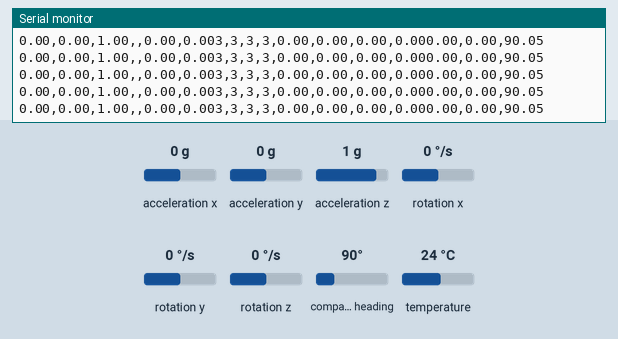
Simulated run of this sketch. Board: Arduino Uno, built with avr-gcc and run on an emulated ATmega328P. On the bench: the last lines printed to the serial monitor. Inputs (shaded band) come from the test bench; at power-on: acceleration x 0 g, acceleration z 1 g, acceleration y 0 g, rotation x 0 °/s, rotation y 0 °/s, rotation z 0 °/s, compass heading 90°, temperature 24 °C.

Above: at 2.2 s.
2.3 s: acceleration x set to -1.4 g
At 2.34 s:
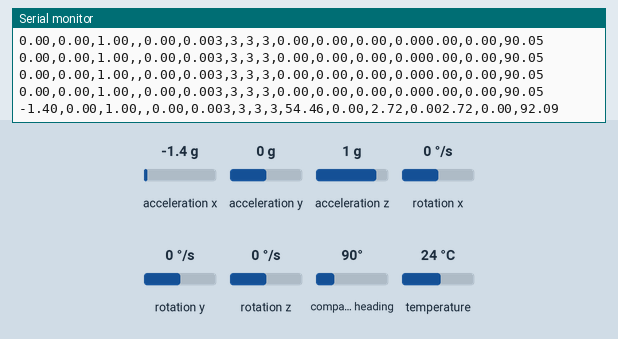
3.8 s: acceleration z set to -1.4 g
At 3.9 s:
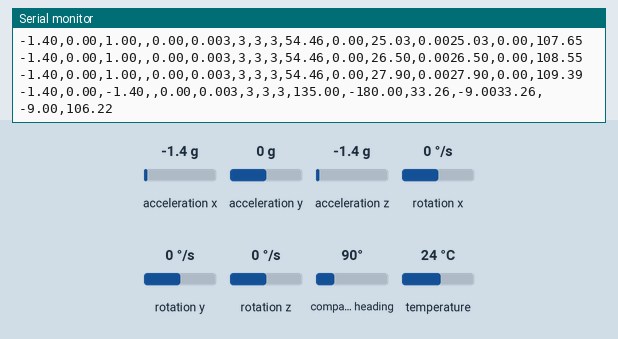
6.8 s: acceleration y set to -1.4 g
At 6.91 s:
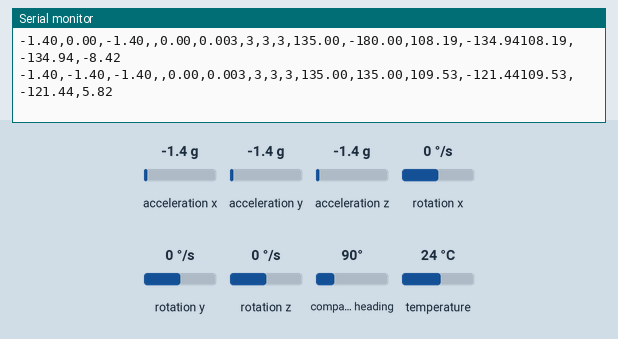
8.3 s: rotation x set to -192 °/s
At 8.36 s:
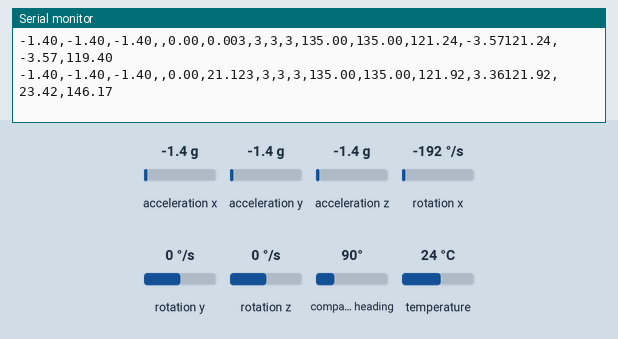
9.8 s: rotation y set to -192 °/s
At 9.81 s:
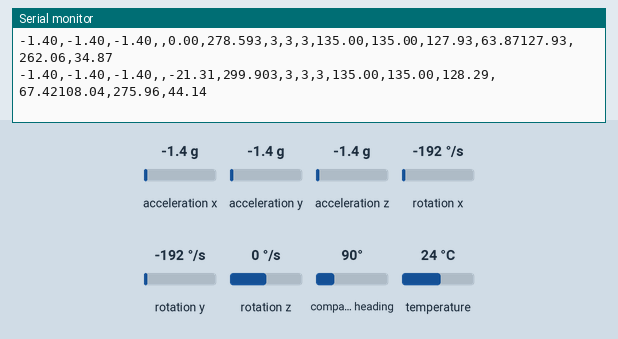
Timing chart, 0 to 12.3 s (numbered marks = the images above; inputs shaded):
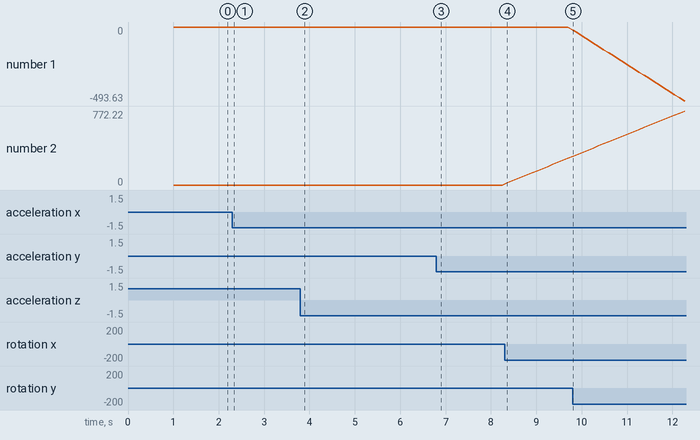

Measured:
- after the input at 2.3 s, the serial monitor: prints a new line at once (image 1)
- after the input at 3.8 s, the serial monitor: prints a new line after 0.10 s (image 2)
- after the input at 6.8 s, the serial monitor: prints a new line after 0.11 s (image 3)
- after the input at 8.3 s, the serial monitor: prints a new line after 0.06 s (image 4)
- after the input at 9.8 s, the serial monitor: prints a new line at once (image 5)
- plotted number 1: 0 → -493.63 after the input at 9.8 s
- plotted number 2: 0 → 278.59 after the input at 8.3 s, 278.59 → 772.22 after the input at 9.8 s

The sketch:

4mag.ino
```cpp
#include <Wire.h>
#include <Adafruit_Sensor.h>
#include <Adafruit_BNO055.h>
#include <utility/imumaths.h>
#include <math.h>

#define BNO055_SAMPLERATE_DELAY_MS (100)
Adafruit_BNO055 myIMU = Adafruit_BNO055();

float thetaM;
float phiM;
float thetaFold=0;
float thetaFnew;
float phiFold=0;
float phiFnew;

float theta;
float phi;

float thetaG=0;
float phiG=0;

// p/o magnetrômetro
float Xm;
float Ym;
float psi;
//
float thetaRad;
float phiRad;

float dt;
unsigned long millisOld;

void setup() {
  Serial.begin(115200);
  myIMU.begin();
  delay(1000);
  int8_t temp=myIMU.getTemp();
  myIMU.setExtCrystalUse(true);
  millisOld=millis();
}

void loop() {
  uint8_t system, gyro, accel, mg = 0;
  myIMU.getCalibration(&system, &gyro, &accel, &mg);

  imu::Vector<3> acc = myIMU.getVector(Adafruit_BNO055::VECTOR_ACCELEROMETER);
  imu::Vector<3> gyr = myIMU.getVector(Adafruit_BNO055::VECTOR_GYROSCOPE);
  imu::Vector<3> mag = myIMU.getVector(Adafruit_BNO055::VECTOR_MAGNETOMETER);

  thetaM=-atan2(acc.x()/9.8,acc.z()/9.8)/2/3.141592654*360;
  phiM=-atan2(acc.y()/9.8,acc.z()/9.8)/2/3.141592654*360;

  thetaFnew=.95*thetaFold+.05*thetaM;
  phiFnew=.95*phiFold+.05*phiM;

  dt=(millis()-millisOld)/1000.;
  millisOld=millis();

  thetaG=thetaG+gyr.y()*dt;
  phiG=phiG-gyr.x()*dt;

  theta=(theta+gyr.y()*dt)*.95+thetaM*.05;
  phi=(phi-gyr.x()*dt)*.95+phiM*.05;

  //
  phiRad=phi/360*(2*3.14);
  thetaRad=theta/360*(2*3.14);

  //mag
  Xm=mag.x()*cos(thetaRad)-mag.y()*sin(phiRad)*sin(thetaRad)+mag.z()*cos(phiRad)*sin(thetaRad); //n tenho certeza ainda
  Ym=mag.y()*cos(phiRad)+mag.z()*sin(phiRad);
  psi=atan2(Ym,Xm)/(2*3.14)*360;

  Serial.print(acc.x()/9.8);
  Serial.print(",");
  Serial.print(acc.y()/9.8);
  Serial.print(",");
  Serial.print(acc.z()/9.8);
  Serial.print(",");

  Serial.print(",");
  Serial.print(thetaG);
  Serial.print(",");
  Serial.print(phiG);


  Serial.print(accel);
  Serial.print(",");
  Serial.print(gyro);
  Serial.print(",");
  Serial.print(mg);
  Serial.print(",");
  Serial.print(system);
  Serial.print(",");


  Serial.print(thetaM);
  Serial.print(",");
  Serial.print(phiM);
  Serial.print(",");
  Serial.print(thetaFnew);
  Serial.print(",");
  Serial.print(phiFnew);


  Serial.print(theta);
  Serial.print(",");
  Serial.print(phi);

  Serial.print(",");
  Serial.println(psi);

  phiFold=phiFnew;
  thetaFold=thetaFnew;


  delay(BNO055_SAMPLERATE_DELAY_MS);
}
```

5pyAnim8.ino
```cpp
// Arduino para o pySerial (mostrar os dados em tempo real)
```
